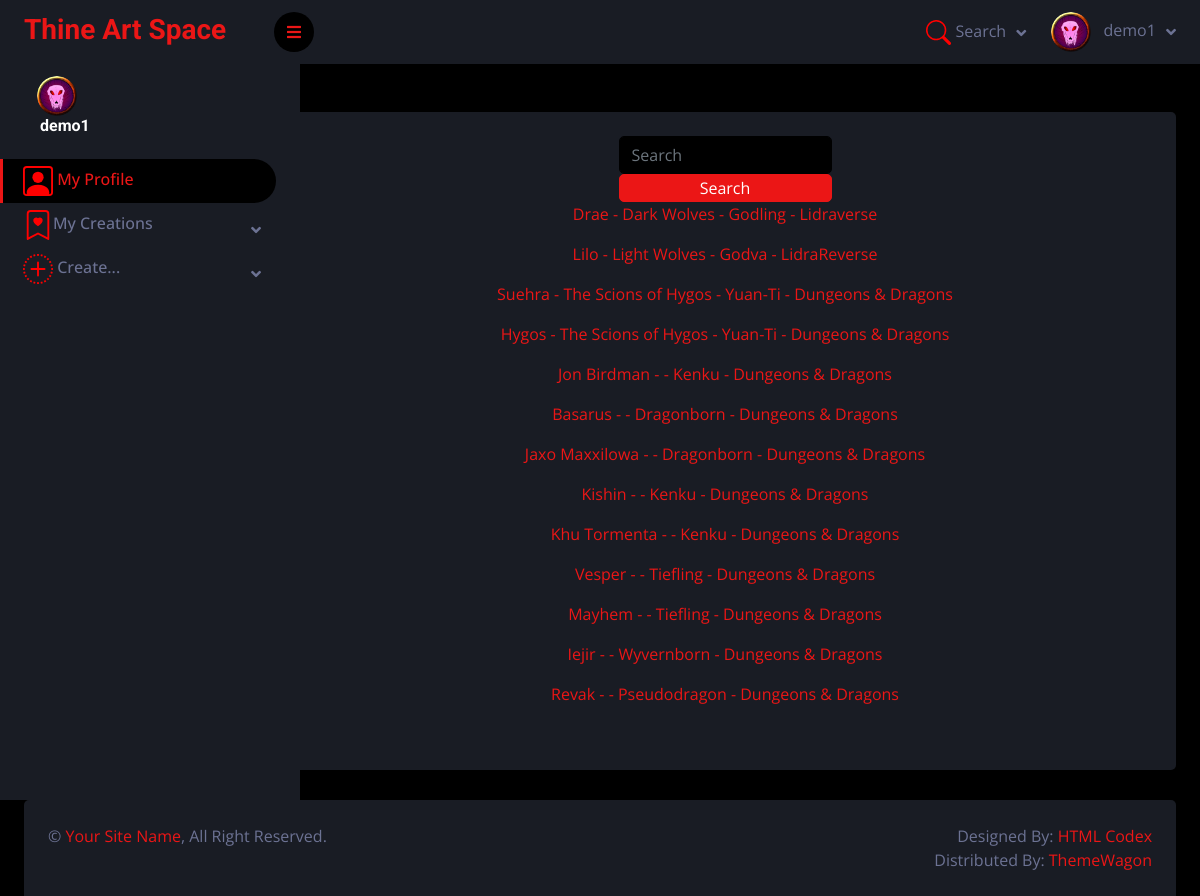
Page /ThineArtSpace/char_search/ (signed in) on the earlier database version.
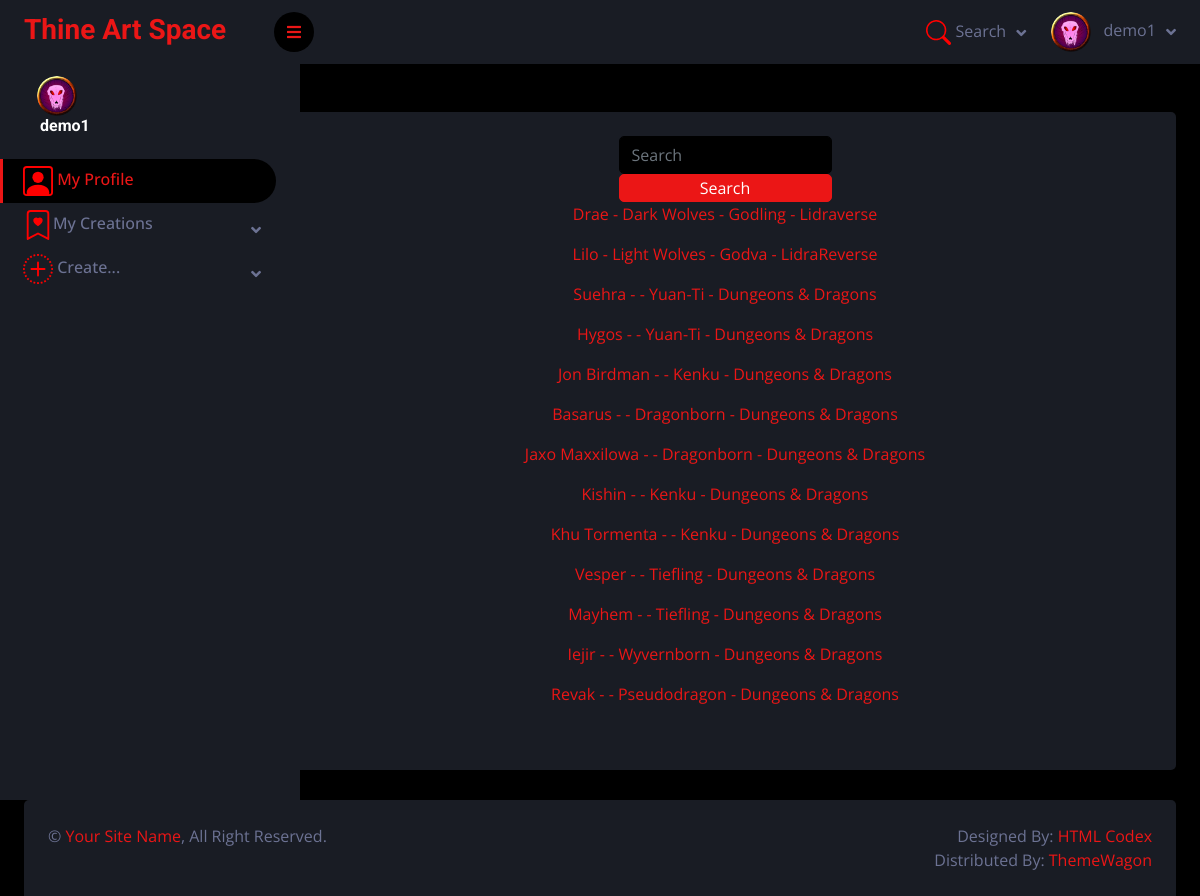
Same page on the later database version.
### ThineArtSpace/models.py (models this page shows, shortened)
class Profile(models.Model):
    user = models.OneToOneField(User, on_delete=models.CASCADE)
    photo = models.ImageField(default="profile-pics/default.png", upload_to="profile-pics/")
    class Meta:
        verbose_name="Profile"
        verbose_name_plural="Profiles"

class Character(models.Model):
    name=models.CharField(verbose_name="Name", max_length=100)
    age=models.CharField(verbose_name="Age", max_length=100)
    backstory=models.TextField(verbose_name="Backstory")
    TAG_CHOICES = [
        ('canon', 'Canon'),
        ('fanon', 'Fanon'),
    ]
    species_relation_tag = models.CharField(max_length=5, choices=TAG_CHOICES, default='fanon')
    group_relation_tag = models.CharField(max_length=5, choices=TAG_CHOICES, default='fanon')
    setting_relation_tag = models.CharField(max_length=5, choices=TAG_CHOICES, default='fanon')
    species=models.ForeignKey(to="Species", on_delete=models.SET_NULL, null=True, blank=True, related_name="species_characters")
    species_name=models.CharField(max_length=200, null=True, blank=True)
    hobbies=models.TextField(verbose_name="Hobbies", null=True, blank=True)
    appearance=models.TextField(verbose_name="Appearance")
    created_by=models.ForeignKey(to=User, on_delete=models.SET_NULL, blank=True, null=True, related_name="creator_characters")
    setting=models.ForeignKey(to=Setting, on_delete=models.SET_NULL, null=True, blank=True,related_name="setting_characters")
    birthday=models.CharField(verbose_name="Birthday", default="Unknown", max_length=100)
    occupation=models.TextField(verbose_name="Occupation", blank=True, null=True)
    image=models.ImageField(verbose_name="Image", upload_to='characters', null=True, blank=True, default='character_default/default.png')
    char_credit=models.TextField(verbose_name="Credit", null=True, blank=True)
    groups = models.ForeignKey(to=Group, on_delete=models.SET_NULL, null=True, blank=True, related_name="group_characters")
    group_role=models.CharField(verbose_name="Group role", max_length=200, null=True, blank=True, default="Unknown")
    variant_of_character=models.ForeignKey(to='self', on_delete=models.SET_NULL, null=True, blank=True, related_name="variants")
    GENDER_CHOICES = [
        ('male', 'Male'),
        ('female', 'Female'),
        ('agender', 'Agender'),
        ('trans male', 'Trans male'),
        ('trans female', 'Trans female'),
        ('multigender', 'Multigender'),
        ('nonbinary', 'Nonbinary'),
    ]
    gender=models.CharField(verbose_name="Gender", max_length=100, choices=GENDER_CHOICES, default="agender")
    def __str__(self):
        return f"{self.name}"
    class Meta:
        verbose_name="Character"
        verbose_name_plural="Characters"

class Group(models.Model):
    name=models.CharField(verbose_name="Name", max_length=100)
    created_by=models.ForeignKey(to=User, on_delete=models.SET_NULL, null=True, blank=True, related_name="creator_groups")
    setting=models.ForeignKey(to=Setting, on_delete=models.SET_NULL, null=True, blank=True, related_name="setting_groups")
    description=models.TextField(verbose_name="Description")
    TAG_CHOICES = [
        ('canon', 'Canon'),
        ('fanon', 'Fanon'),
    ]
    setting_relation_tag=models.CharField(max_length=5, choices=TAG_CHOICES, default='fanon')
    parent_group=models.ForeignKey(to='self', on_delete=models.SET_NULL, null=True, blank=True, related_name="sub_groups")
    variant_of_group=models.ForeignKey(to='self', on_delete=models.SET_NULL, null=True, blank=True, related_name="variants")
    group_credit = models.TextField(verbose_name="Credit", null=True, blank=True)
    image = models.ImageField(verbose_name="Image", upload_to='groups', null=True, blank=True)
    class Meta:
        constraints=[
            models.UniqueConstraint(fields=['name', 'setting'], name='unique_group_name_setting')
        ]
        verbose_name="Group"
        verbose_name_plural="Groups"

class Species(models.Model):
    name=models.CharField(verbose_name="Name", max_length=200)
    appearance = models.TextField(verbose_name="Appearance")
    description = models.TextField(verbose_name="Description")
    setting=models.ForeignKey(to=Setting, on_delete=models.SET_NULL, null=True, blank=True, related_name="setting_species")
    TAG_CHOICES = [
        ('canon', 'Canon'),
        ('fanon', 'Fanon'),
    ]
    setting_relation_tag = models.CharField(max_length=5, choices=TAG_CHOICES, default='fanon')
    created_by = models.ForeignKey(to=User, on_delete=models.SET_NULL, blank=True, null=True, related_name="creator_species")
    parent_species = models.ForeignKey(to='self', on_delete=models.SET_NULL, null=True, blank=True, related_name="sub_species")
    variant_of_species = models.ForeignKey(to='self', on_delete=models.SET_NULL, null=True, blank=True, related_name="variants")
    image = models.ImageField(verbose_name="Image", upload_to='species', null=True, blank=True)
    spec_credit = models.TextField(verbose_name="Credit", null=True, blank=True)
    class Meta:
        verbose_name="Species"
        verbose_name_plural = "Species"

class Setting(models.Model):
    name=models.CharField(verbose_name="Name", max_length=200)
    created_by = models.ForeignKey(to=User, on_delete=models.SET_NULL, null=True, blank=True, related_name="creator_settings")
    description=models.TextField(verbose_name="Description")
    parent_setting=models.ForeignKey(to='self', on_delete=models.SET_NULL, null=True, blank=True, related_name="sub_settings")
    variant_of_setting = models.ForeignKey(to='self', on_delete=models.SET_NULL, null=True, blank=True, related_name="variants")
    sett_credit = models.TextField(verbose_name="Credit", null=True, blank=True)
    class Meta:
        constraints=[
            models.UniqueConstraint(fields=['name'], name='unique_setting_name')
        ]
        verbose_name="Setting"
        verbose_name_plural="Settings"
    def __str__(self):
        return f"{self.name}"

### ThineArtSpace/views.py (the view)
# urls.py: path('char_search/', char_search, name='char_search'),
def char_search(request):
    query=request.GET.get('query')
    if query:
        char_search_results = Character.objects.filter(Q(name__icontains=query) | Q(age__icontains=query) | Q(backstory__icontains=query) | Q(hobbies__icontains=query) | Q(appearance__icontains=query) | Q(birthday__icontains=query) | Q(occupation__icontains=query) | Q(char_credit__icontains=query) | Q(group_role__icontains=query) | Q(gender__icontains=query)  | Q(setting__name__icontains=query) | Q(groups__name__icontains=query) | Q(species__name__icontains=query))
    else:
        char_search_results = Character.objects.all()
    context = {
        "query": query,
        "chars": char_search_results,
    }
    return render(request, template_name="char_search.html", context=context)

### ThineArtSpace/templates/char_search.html (shortened to what this page needs)
{% extends "base.html" %}
{% block "content" %}
<form action="{% url 'char_search' %}" class="d-flex" method="get">
    <input class="form-control me-2" type="text" name="query" placeholder="Search">
    <button type="submit" class="btn btn-primary m-2">Search</button>
</form>
{% if chars %}
    {% for char in chars %}
        <a href="{% url 'character' char.pk %}"><p>{{ char }} - {{ char.groups.name }} - {{ char.species.name }} - {{ char.setting }}</p></a>
    {% endfor %}
{% else %}
    <p>No results found.</p>
{% endif %}
{% endblock %}

### ThineArtSpace/templates/base.html (shortened to what this page needs)
<!DOCTYPE html>
<html lang="en">
{% load static %}
<head>
    <link href="https://cdnjs.cloudflare.com/ajax/libs/font-awesome/5.10.0/css/all.min.css" rel="stylesheet">
    <link href="https://cdn.jsdelivr.net/npm/bootstrap-icons@1.4.1/font/bootstrap-icons.css" rel="stylesheet">
    <link href="{% static '/css/owl.carousel.min.css' %}" rel="stylesheet">
    <link href="{% static '/css/tempusdominus-bootstrap-4.min.css' %}" rel="stylesheet" />
    <link href="{% static '/css/bootstrap.min.css' %}" rel="stylesheet">
    <link href="{% static '/css/style.css' %}" rel="stylesheet">
</head>
<body class="body-for-sticky">
{% if user.is_authenticated %}
        <div class="sidebar pe-4 pb-3">
            <nav class="navbar bg-secondary navbar-dark">
                <a href="{% url 'index' %}" class="navbar-brand mx-4 mb-3">
                    <h3 class="text-primary">Thine Art Space</h3>
                </a>
                <div class="d-flex align-items-center ms-4 mb-4">
                    <div class="position-relative">
                        <img class="rounded-circle" src="{{ user.profile.photo.url }}" alt="" style="width: 40px; height: 40px;">
                    </div>
                    <div class="ms-3">
                        <h6 class="mb-0">{{ user.get_username }}</h6>
                    </div>
                </div>
                <div class="navbar-nav w-100">
                    <a href="{% url 'profile' %}" class="nav-item nav-link active">
                        My Profile</a>
                    <div class="nav-item dropdown">
                        <a href="" class="nav-link dropdown-toggle" data-bs-toggle="dropdown">
                            My Creations</a>
                    </div>
                    <div class="nav-item dropdown">
                        <a href="#" class="nav-link dropdown-toggle" data-bs-toggle="dropdown">
                            Create...</a>
                    </div>
                </div>
            </nav>
        </div>
        {% endif %}
        <div class="content">
            <nav class="navbar navbar-expand bg-secondary navbar-dark sticky-top px-4 py-0">
                <a href="#" class="sidebar-toggler flex-shrink-0">
                    <i class="fa fa-bars"></i>
                </a>
                <div class="navbar-nav align-items-center ms-auto">
                    <div class="nav-item dropdown">
                        <a href="#" class="nav-link dropdown-toggle" data-bs-toggle="dropdown">
                            <svg xmlns="http://www.w3.org/2000/svg" width="25" height="25" fill="red"
                                 class="bi bi-search" viewBox="0 0 16 16">
                                <path d="M11.742 10.344a6.5 6.5 0 1 0-1.397 1.398h-.001q.044.06.098.115l3.85 3.85a1 1 0 0 0 1.415-1.414l-3.85-3.85a1 1 0 0 0-.115-.1zM12 6.5a5.5 5.5 0 1 1-11 0 5.5 5.5 0 0 1 11 0"/>
                            </svg>
                            <span class="d-none d-lg-inline-flex">Search</span>
                        </a>
                    </div>
                    {% if user.is_authenticated %}
                    <div class="nav-item dropdown">
                        <a href="" class="nav-link dropdown-toggle" data-bs-toggle="dropdown">
                            <img class="rounded-circle me-lg-2" src="{{ user.profile.photo.url }}" alt="" style="width: 40px; height: 40px;">
                            <span class="d-lg-inline-flex">{{ user.get_username }}</span>
                        </a>
                    </div>
                    {% endif %}
                </div>
            </nav>
            <div class="container-fluid pt-4 px-4">
                <div class="row g-4">
                    <div class="col-sm-12">
                        <div class="bg-secondary rounded p-4">
                            <div class="d-flex flex-column align-items-center justify-content-between mb-4">
                                {% block "content" %}{% endblock %}
                            </div>
                        </div>
                    </div>
            </div>
    </div>
<div class="footer sticky-footer container-fluid pt-4 px-4">
                <div class="bg-secondary rounded-top p-4">
                    <div class="row">
                        <div class="col-12 col-sm-6 text-center text-sm-start">
                            &copy; <a href="#">Your Site Name</a>, All Right Reserved.
                        </div>
                        <div class="col-12 col-sm-6 text-center text-sm-end">
                            Designed By: <a href="https://htmlcodex.com">HTML Codex</a>
                            <br>Distributed By: <a href="https://themewagon.com" target="_blank">ThemeWagon</a>
                        </div>
                    </div>
                </div>
            </div>
        </div>
</body>
</html>

### ThineArtSpace/static/css/style.css (style rules this page uses)
:root { --primary: #EB1616; --secondary: #191C24; --light: #6C7293; --dark: #000000; }
.btn { transition: .5s; }
.sidebar { position: fixed; top: 0; left: 0; bottom: 0; width: 300px; height: 100vh; overflow-y: auto; background: var(--secondary); transition: 0.5s; z-index: 999; }
.content { margin-left: 250px; min-height: 100vh; background: var(--dark); transition: 0.5s; }
@media (min-width: 992px) { .sidebar { margin-left: 0; } }
@media (min-width: 992px) { .content { width: calc(100% - 250px); } }
.flex-column { display: flex; flex-direction: column; }
.sidebar .navbar .navbar-nav .nav-link { padding: 7px 20px; color: var(--light); font-weight: 500; border-left: 3px solid var(--secondary); border-radius: 0 30px 30px 0; outline: none; }
.sidebar .navbar .navbar-nav .nav-link:hover, .sidebar .navbar .navbar-nav .nav-link.active { color: var(--primary); background: var(--dark); border-color: var(--primary); }
.sidebar .navbar .dropdown-toggle::after { position: absolute; top: 15px; right: 15px; border: none; content: "\f107"; font-family: "Font Awesome 5 Free"; font-weight: 900; transition: .5s; }
.content .navbar .navbar-nav .nav-link { margin-left: 25px; padding: 12px 0; color: var(--light); outline: none; }
.content .navbar .sidebar-toggler, .content .navbar .navbar-nav .nav-link i { width: 40px; height: 40px; display: inline-flex; align-items: center; justify-content: center; background: var(--dark); border-radius: 40px; }
.content .navbar .dropdown-toggle::after { margin-left: 6px; vertical-align: middle; border: none; content: "\f107"; font-family: "Font Awesome 5 Free"; font-weight: 900; transition: .5s; }
html { height: 100%; box-sizing: border-box; }
*, *:before, *:after { box-sizing: inherit; }
.body-for-sticky { position: relative; min-height: 100%; padding-bottom: 6rem; }
.sticky-footer { position: absolute; bottom: 0; }

### ThineArtSpace/templates/base.html (style rules this page uses)
.footer { left: 0; bottom: 0; width: 100%; }

Differences in the rows shown:
changed Character "Suehra": groups.name "The Scions of Hygos" → (not shown)
changed Character "Hygos": groups.name "The Scions of Hygos" → (not shown)
